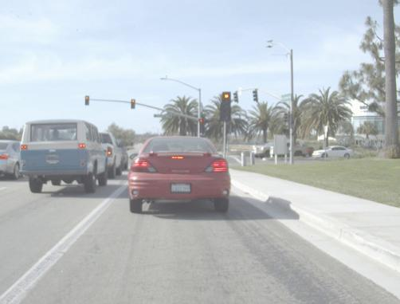
#> input picture DataSet/IVIF/RoadScene/RoadS_test/vis/FLIR_00233.png, 400 x 304 px, given as the content of the folder /Users/yida/Desktop/dataset/RoadScene-master/fus, which was not available
$ python gray_to_RGB.py
#> lines starting #> are read from the running program, lines starting #| are printed output that depends on the picture; pictures that were not available may be replaced by others from this repository, and a replacement may not be noted
"""
Author: YidaChen
Time is: 2023/10/5
this Code: 当 img_mode=rgb 时分离 YCbCr 通道的 Y 通道与 IR 图像进行融合，对融合结果与 VIS 图像的 CbCr通道进行融合得到彩色图像

注意：尽可能保存融合图像与 VIS 图像维度大小相同
"""
import os.path
import shutil

from PIL import Image


class YtoRGB:
    def __init__(self, vis_path, fus_path, rgb_fus_path):
        self.vis_path = vis_path
        self.fus_path = fus_path
        self.rgb_fus_path = rgb_fus_path

    def master(self):
        vis_path = self.vis_path
        fus_path = self.fus_path
        rgb_fus_path = self.rgb_fus_path
        if not os.path.exists(rgb_fus_path):
            print("正在创建文件夹...")
            os.makedirs(rgb_fus_path)
        else:
            print("文件夹已存在，正在重新创建...")
            shutil.rmtree(rgb_fus_path)
            os.makedirs(rgb_fus_path)

            # 获取图像名字
        file_name = os.listdir(fus_path)
        for img_name in file_name:
            if img_name.lower().endswith(('.jpg', 'png', 'jpeg', 'tiff')):
                # 融合图像gray
                fus_img_path = os.path.join(fus_path, img_name)
                # 灰度图 这是融合后的 Y 通道
                fus_img = Image.open(fus_img_path).convert('L')
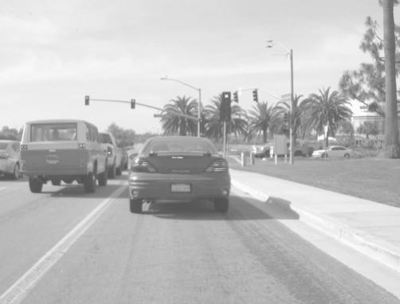
#> fus_img: PIL image 400x304 L; min 79, max 255, mean 191.1
                w, h = fus_img.size
#> w = 400; h = 304
                # 可见光图像 rgb
                vis_img_path = os.path.join(vis_path, img_name)
                vis_img = Image.open(vis_img_path).convert('RGB')
#> vis_img is the input picture: PIL image 400x304 RGB; mean R, G, B 187.1, 192.2, 195.9
                vis_img = vis_img.convert('YCbCr')
#> vis_img: PIL image 400x304 YCbCr; mean of channels 0, 1, 2 190.6, 130.3, 124.7
                y, cb, cr = vis_img.split()
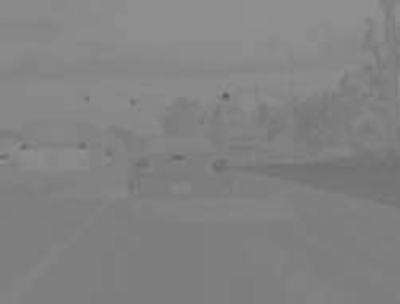
#> cb: PIL image 400x304 L; min 90, max 144, mean 130.3
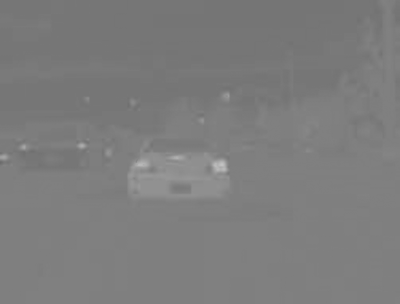
#> cr: PIL image 400x304 L; min 107, max 194, mean 124.7

                # 如果大小不同就 resize 相同大小，尽可能保证输入大小相同
                if cb.size != fus_img.size:
                    cb = cb.resize((w, h))
                    cr = cr.resize((w, h))
                # 融合 Y, Cb, Cr 通道
                merged_image = Image.merge('YCbCr', (fus_img, cb, cr))
#> merged_image: PIL image 400x304 YCbCr; mean of channels 0, 1, 2 191.1, 130.3, 124.7

                # 转回 RGB 色彩空间（如果需要）
                merged_image_rgb = merged_image.convert('RGB')
                # 保存图像
                img_save_path = os.path.join(rgb_fus_path, img_name)
                merged_image_rgb.save(img_save_path)
                print(f"正在保存{img_save_path}")


if __name__ == '__main__':

    # ir vis fus数据的路径
    dataset_path = '/Users/yida/Desktop/dataset/RoadScene-master'
    # 融合图像路径gray
    fus_path = os.path.join(dataset_path, 'fus')
    # 可见光图像路径 rgb
    vis_path = os.path.join(dataset_path, 'vis')
    # 重建 rgb 融合图像路径
    rgb_fus_path = os.path.join(dataset_path, 'fus_rgb')
    # 新建文件夹
    y_rgb = YtoRGB(vis_path=vis_path, fus_path=fus_path, rgb_fus_path=rgb_fus_path)
    y_rgb.master()
